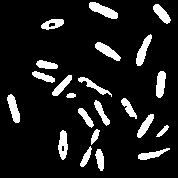
%> input picture chapter8/bw_bacteria.bmp, 178 x 178 px
$ octave bacteriumCount.m   (GNU Octave 9; MATLAB toolbox functions it lacks are replaced by stand-ins)
%> lines starting %> are read from the running program, lines starting %| are printed output that depends on the picture; in (x1, y1, x2, y2) boxes, pixels count from 0 and x2, y2 are one past the last pixel; in counts of white or black regions, pixels touching at a corner belong together; the program's own positions count from 1
I = imread('bw_bacteria.bmp');
%> I: size 178x178 logical; 11% white; 22 white regions, largest, box (x1, y1, x2, y2) and area: (89, 2, 118, 19) 255, (136, 34, 152, 66) 225, (95, 42, 121, 61) 216
[L,num]=bwlabel(I,8);
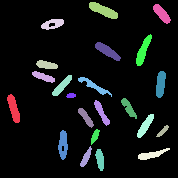
%> L: size 178x178 double; 23 distinct labels, from 0 to 22; one colour per label, 0 black
%> num = 22
Idil = imdilate(I,ones(3,3));
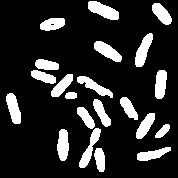
%> Idil: size 178x178 logical; 16.6% white; 21 white regions, largest, box (x1, y1, x2, y2) and area: (88, 1, 119, 20) 351, (135, 33, 153, 67) 325, (94, 41, 122, 62) 310
[L,num] = bwlabel(Idil,8);
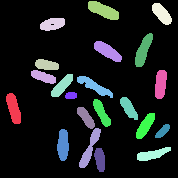
%> L: size 178x178 double; 22 distinct labels, from 0 to 21; one colour per label, 0 black
%> num = 21

figure;
subplot(1,2,1);
imshow(I);
subplot(1,2,2);
imshow(Idil);

$ run again, with chapter8/bw_mouth_VC.bmp copied over chapter8/bw_bacteria.bmp
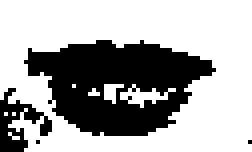
%> input picture chapter8/bw_mouth_VC.bmp, 63 x 38 px (shown 4 times larger)
%> I is the input picture: size 38x63 uint8; 66.3% white; 4 black regions (2 under 20 px), largest, box (x1, y1, x2, y2) and area: (6, 10, 54, 34) 713, (0, 22, 13, 38) 92
%> `[L,num]=bwlabel(I,8);`:
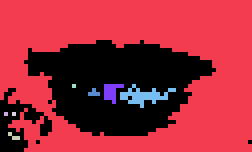
%> L: size 38x63 double (shown 4 times larger); 9 distinct labels, from 0 to 8; one colour per label, 0 black
%> `[L,num]=bwlabel(I,8);`: num = 8
%> Idil: size 38x63 uint8; 79.7% white; 3 black regions (2 under 20 px), largest, box (x1, y1, x2, y2) and area: (8, 11, 52, 33) 469
%> `[L,num] = bwlabel(Idil,8);`:
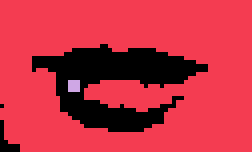
%> L: size 38x63 double (shown 4 times larger); 3 distinct labels, from 0 to 2; one colour per label, 0 black
%> `[L,num] = bwlabel(Idil,8);`: num = 2

$ run again, with chapter8/erode_dilate.bmp copied over chapter8/bw_bacteria.bmp
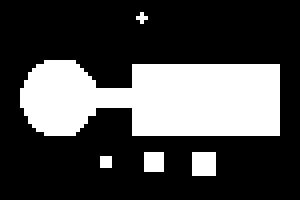
%> input picture chapter8/erode_dilate.bmp, 75 x 50 px (shown 4 times larger)
%> I is the input picture: size 50x75 uint8; 28.7% white; 5 white regions (2 under 20 px), largest, box (x1, y1, x2, y2) and area: (5, 15, 70, 34) 1003, (48, 38, 54, 44) 36, (36, 38, 41, 43) 25
%> `[L,num]=bwlabel(I,8);`:
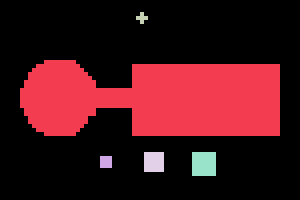
%> L: size 50x75 double (shown 4 times larger); 6 distinct labels, from 0 to 5; one colour per label, 0 black
%> num = 5
%> Idil: size 50x75 uint8; 36.3% white; 5 white regions, box (x1, y1, x2, y2) and area: (4, 14, 71, 35) 1201, (47, 37, 55, 45) 64, (35, 37, 42, 44) 49, (24, 38, 29, 43) 25, (33, 2, 38, 7) 21
%> `[L,num] = bwlabel(Idil,8);`:
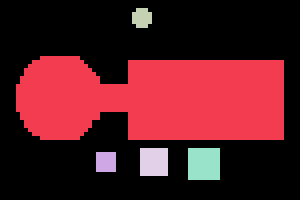
%> L: size 50x75 double (shown 4 times larger); 6 distinct labels, from 0 to 5; one colour per label, 0 black
